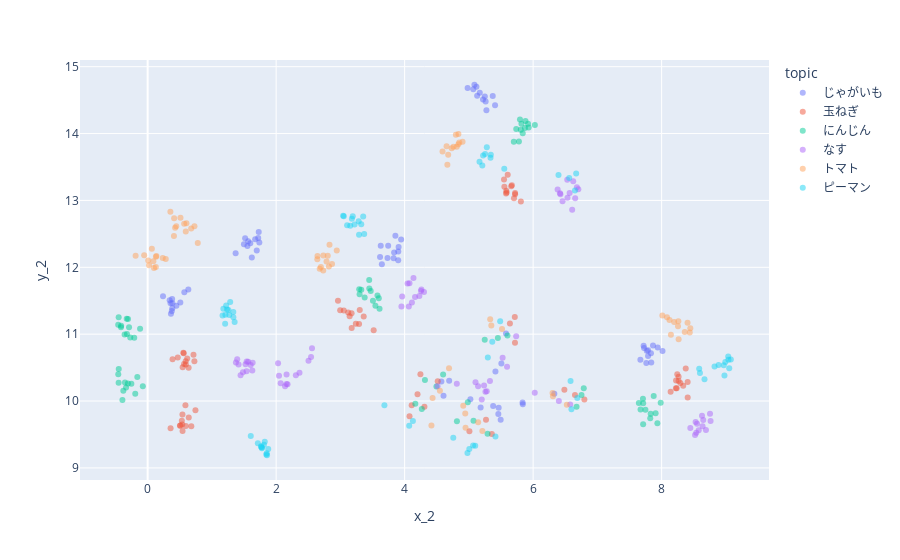

Notebook code for this chart:
### Markdown cell above
#### 食材

### Code cell
display('2','topic')
